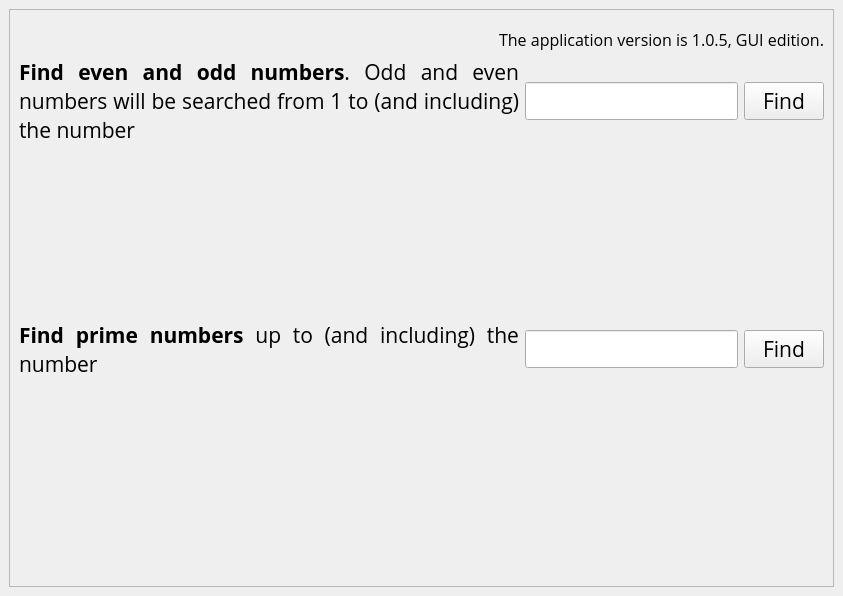
<?xml version="1.0" encoding="UTF-8"?>
<ui version="4.0">
 <class>MainWindow</class>
 <widget class="QMainWindow" name="MainWindow">
  <property name="geometry">
   <rect>
    <x>0</x>
    <y>0</y>
    <width>843</width>
    <height>596</height>
   </rect>
  </property>
  <property name="font">
   <font>
    <family>Onyx</family>
    <pointsize>10</pointsize>
   </font>
  </property>
  <property name="windowTitle">
   <string>MathTools</string>
  </property>
  <widget class="QWidget" name="centralwidget">
   <layout class="QVBoxLayout" name="verticalLayout">
    <item>
     <widget class="QScrollArea" name="scrollArea">
      <property name="widgetResizable">
       <bool>true</bool>
      </property>
      <widget class="QWidget" name="scrollAreaWidgetContents">
       <property name="geometry">
        <rect>
         <x>0</x>
         <y>0</y>
         <width>823</width>
         <height>576</height>
        </rect>
       </property>
       <layout class="QVBoxLayout" name="verticalLayout_4">
        <item>
         <widget class="QLabel" name="label_5">
          <property name="minimumSize">
           <size>
            <width>500</width>
            <height>0</height>
           </size>
          </property>
          <property name="maximumSize">
           <size>
            <width>16777215</width>
            <height>32</height>
           </size>
          </property>
          <property name="font">
           <font>
            <family>Open Sans</family>
            <pointsize>12</pointsize>
           </font>
          </property>
          <property name="text">
           <string>&lt;html&gt;&lt;head/&gt;&lt;body&gt;&lt;p&gt;The application version is 1.0.5, GUI edition.&lt;/p&gt;&lt;/body&gt;&lt;/html&gt;</string>
          </property>
          <property name="textFormat">
           <enum>Qt::RichText</enum>
          </property>
          <property name="scaledContents">
           <bool>true</bool>
          </property>
          <property name="alignment">
           <set>Qt::AlignBottom|Qt::AlignRight|Qt::AlignTrailing</set>
          </property>
          <property name="wordWrap">
           <bool>true</bool>
          </property>
          <property name="textInteractionFlags">
           <set>Qt::LinksAccessibleByMouse|Qt::TextSelectableByKeyboard|Qt::TextSelectableByMouse</set>
          </property>
         </widget>
        </item>
        <item>
         <layout class="QVBoxLayout" name="verticalLayout_2">
          <item>
           <layout class="QHBoxLayout" name="horizontalLayout">
            <item>
             <widget class="QLabel" name="label_1">
              <property name="minimumSize">
               <size>
                <width>500</width>
                <height>0</height>
               </size>
              </property>
              <property name="font">
               <font>
                <family>Open Sans</family>
                <pointsize>16</pointsize>
               </font>
              </property>
              <property name="text">
               <string>&lt;html&gt;&lt;head/&gt;&lt;body&gt;&lt;p&gt;&lt;span style=&quot; font-weight:600;&quot;&gt;Find even and odd numbers&lt;/span&gt;. Odd and even numbers will be searched from 1 to (and including) the number&lt;/p&gt;&lt;/body&gt;&lt;/html&gt;</string>
              </property>
              <property name="textFormat">
               <enum>Qt::RichText</enum>
              </property>
              <property name="scaledContents">
               <bool>true</bool>
              </property>
              <property name="alignment">
               <set>Qt::AlignJustify|Qt::AlignVCenter</set>
              </property>
              <property name="wordWrap">
               <bool>true</bool>
              </property>
              <property name="textInteractionFlags">
               <set>Qt::LinksAccessibleByMouse|Qt::TextSelectableByKeyboard|Qt::TextSelectableByMouse</set>
              </property>
             </widget>
            </item>
            <item>
             <widget class="QLineEdit" name="right_edge_odd_even">
              <property name="font">
               <font>
                <family>Open Sans</family>
                <pointsize>16</pointsize>
               </font>
              </property>
              <property name="alignment">
               <set>Qt::AlignCenter</set>
              </property>
             </widget>
            </item>
            <item>
             <widget class="QPushButton" name="find_odds_evens">
              <property name="font">
               <font>
                <family>Open Sans</family>
                <pointsize>16</pointsize>
               </font>
              </property>
              <property name="text">
               <string>Find</string>
              </property>
             </widget>
            </item>
           </layout>
          </item>
          <item>
           <widget class="QLabel" name="found_odds_evens">
            <property name="minimumSize">
             <size>
              <width>500</width>
              <height>0</height>
             </size>
            </property>
            <property name="font">
             <font>
              <family>Open Sans</family>
              <pointsize>16</pointsize>
             </font>
            </property>
            <property name="text">
             <string>&lt;html&gt;&lt;head/&gt;&lt;body&gt;&lt;p&gt;&lt;br/&gt;&lt;/p&gt;&lt;/body&gt;&lt;/html&gt;</string>
            </property>
            <property name="textFormat">
             <enum>Qt::RichText</enum>
            </property>
            <property name="scaledContents">
             <bool>true</bool>
            </property>
            <property name="alignment">
             <set>Qt::AlignJustify|Qt::AlignTop</set>
            </property>
            <property name="wordWrap">
             <bool>true</bool>
            </property>
            <property name="textInteractionFlags">
             <set>Qt::LinksAccessibleByMouse|Qt::TextSelectableByKeyboard|Qt::TextSelectableByMouse</set>
            </property>
           </widget>
          </item>
         </layout>
        </item>
        <item>
         <layout class="QVBoxLayout" name="verticalLayout_5">
          <item>
           <layout class="QHBoxLayout" name="horizontalLayout_3">
            <item>
             <widget class="QLabel" name="label_3">
              <property name="minimumSize">
               <size>
                <width>500</width>
                <height>0</height>
               </size>
              </property>
              <property name="font">
               <font>
                <family>Open Sans</family>
                <pointsize>16</pointsize>
               </font>
              </property>
              <property name="text">
               <string>&lt;html&gt;&lt;head/&gt;&lt;body&gt;&lt;p&gt;&lt;span style=&quot; font-weight:600;&quot;&gt;Find prime numbers&lt;/span&gt; up to (and including) the number&lt;/p&gt;&lt;/body&gt;&lt;/html&gt;</string>
              </property>
              <property name="textFormat">
               <enum>Qt::RichText</enum>
              </property>
              <property name="scaledContents">
               <bool>true</bool>
              </property>
              <property name="alignment">
               <set>Qt::AlignJustify|Qt::AlignVCenter</set>
              </property>
              <property name="wordWrap">
               <bool>true</bool>
              </property>
              <property name="textInteractionFlags">
               <set>Qt::LinksAccessibleByMouse|Qt::TextSelectableByKeyboard|Qt::TextSelectableByMouse</set>
              </property>
             </widget>
            </item>
            <item>
             <widget class="QLineEdit" name="right_edge_prime">
              <property name="font">
               <font>
                <family>Open Sans</family>
                <pointsize>16</pointsize>
               </font>
              </property>
              <property name="alignment">
               <set>Qt::AlignCenter</set>
              </property>
             </widget>
            </item>
            <item>
             <widget class="QPushButton" name="find_primes">
              <property name="font">
               <font>
                <family>Open Sans</family>
                <pointsize>16</pointsize>
               </font>
              </property>
              <property name="text">
               <string>Find</string>
              </property>
             </widget>
            </item>
           </layout>
          </item>
          <item>
           <widget class="QLabel" name="found_primes">
            <property name="minimumSize">
             <size>
              <width>500</width>
              <height>0</height>
             </size>
            </property>
            <property name="font">
             <font>
              <family>Open Sans</family>
              <pointsize>16</pointsize>
             </font>
            </property>
            <property name="text">
             <string>&lt;html&gt;&lt;head/&gt;&lt;body&gt;&lt;p&gt;&lt;br/&gt;&lt;/p&gt;&lt;/body&gt;&lt;/html&gt;</string>
            </property>
            <property name="textFormat">
             <enum>Qt::RichText</enum>
            </property>
            <property name="scaledContents">
             <bool>true</bool>
            </property>
            <property name="alignment">
             <set>Qt::AlignJustify|Qt::AlignTop</set>
            </property>
            <property name="wordWrap">
             <bool>true</bool>
            </property>
            <property name="textInteractionFlags">
             <set>Qt::LinksAccessibleByMouse|Qt::TextSelectableByKeyboard|Qt::TextSelectableByMouse</set>
            </property>
           </widget>
          </item>
         </layout>
        </item>
       </layout>
      </widget>
     </widget>
    </item>
   </layout>
  </widget>
 </widget>
 <resources/>
 <connections/>
</ui>
